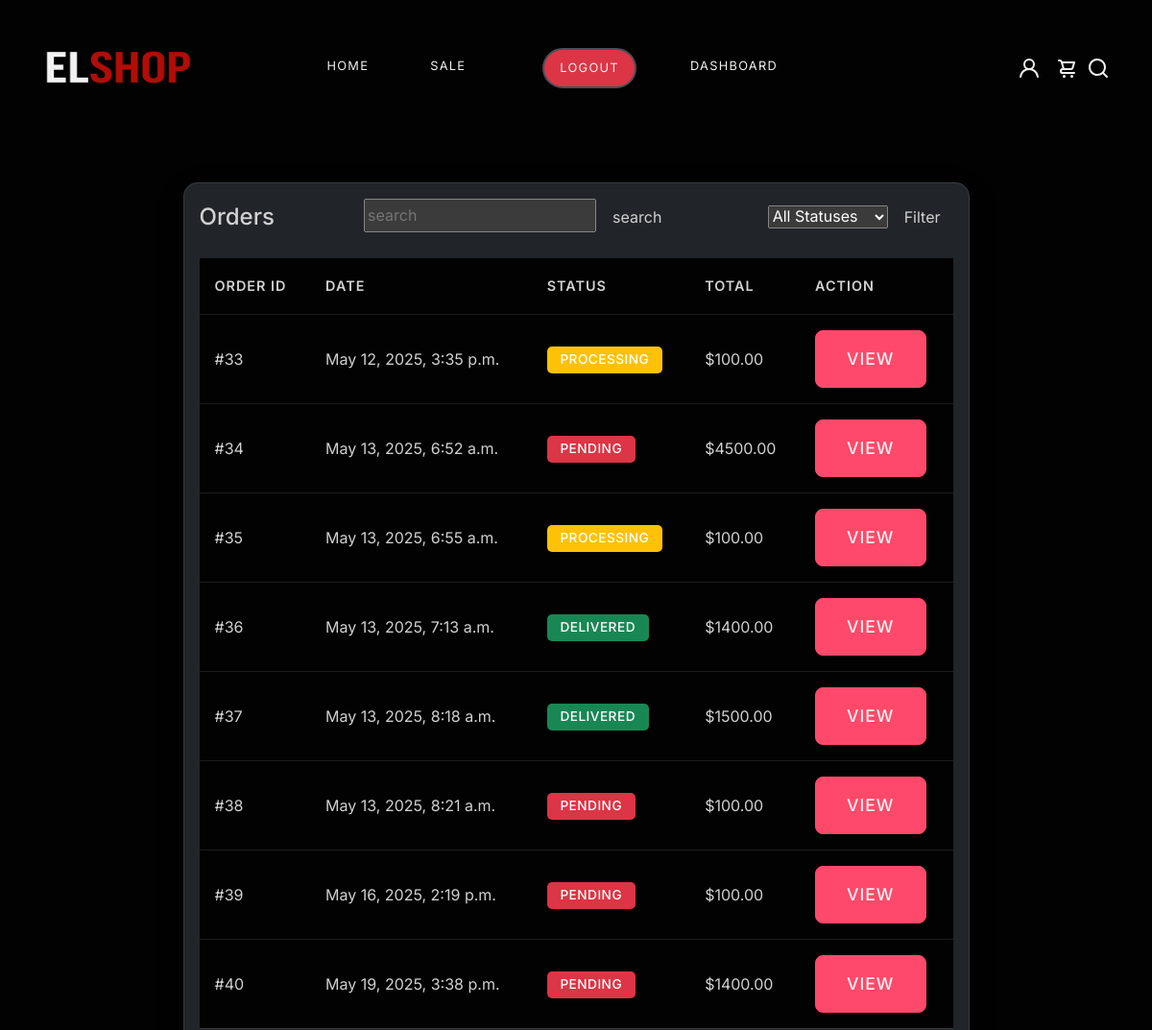
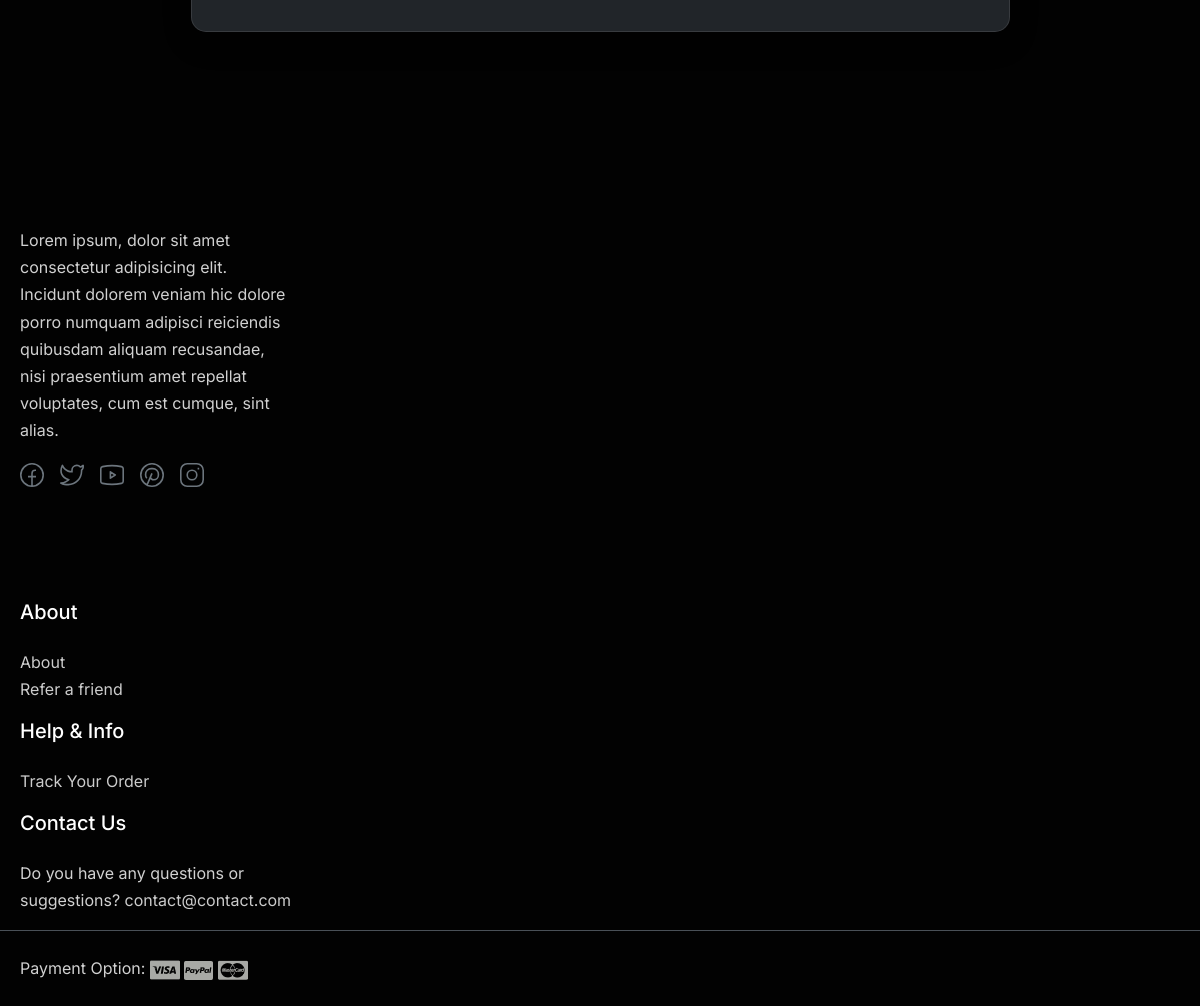
Screenshot of /dashboard/orders/ (signed in) with the database file from the repository (2 pictures, top to bottom).
### payment/models.py (models this page shows, shortened)
class Order(models.Model):
    STATUS_ORDER = (
        ("pending","PEDING"),
        ("processing","PROCESSING"),
        ("cancelled","CANCELLED"),
        ("delivered","DELIVERED")
    )
    user = models.ForeignKey(User,on_delete=models.CASCADE)
    address = models.ForeignKey(AddressUser,on_delete=models.CASCADE)
    shiped_date = models.DateTimeField(blank=True,null=True)
    date_ordered = models.DateTimeField(auto_now_add=True)
    date_payed = models.DateTimeField(blank=True,null=True)
    invoice = models.CharField(max_length=255,blank=True,null=True)
    payer_id = models.CharField(max_length=255,blank=True,null=True)
    order_status = models.CharField(choices=STATUS_ORDER,default="pending")
    amount = models.DecimalField(max_digits=10,decimal_places=2)

### dashboard/views.py (the view)
# urls.py: path("orders/",views.order_dashboard,name="order_dashboard"),
def order_dashboard(request):
    if request.user.is_authenticated and (request.user.is_staff , request.user.is_superuser):
        queryset = Order.objects.all().select_related("user")
        order_filter = OrderFilter(request.GET,queryset=queryset)
        return render(request,"dashboard/order_dashboard.html",{"filter":order_filter,"orders":order_filter.qs})
    return redirect("home")

### cart/cart.py (called while the page is built)
    def __len__(self):
        return len(self.cart)

### cart/context_processors.py (called while the page is built)
def cart(request):
    return {"cart":Cart(request)}

### templates/dashboard/order_dashboard.html (shortened to what this page needs)
{% extends 'index.html' %}
{% load static %}
{% block content %}
{% if perms.payment.view_order %}
  <section class="account py-5">
    <div class="container">
      <div class="row justify-content-center">
        <div class="col-lg-9">
          <div class="tab-content">
            <div>
              <div class="card">
                <div class="card-body">
                  <div class="d-flex justify-content-between align-items-center mb-4">
                    <h4 class="card-title mb-0">Orders</h4>
                    <form action="" method="GET"><input type="text" name="search" value="{{request.GET.search}}" placeholder="search"><button class="btn mx-1">search</button></form>
                    <form action="" method="GET" class="d-flex"><div class="d-inline mt-1 me-1">{{filter.form.order_status}}</div> <button class="btn">Filter</button></form>
                  </div>
                  <div class="table-responsive">
                    <table class="table">
                      <thead>
                        <tr>
                          <th>Order ID</th>
                          <th>Date</th>
                          <th>Status</th>
                          <th>Total</th>
                          <th>Action</th>
                        </tr>
                      </thead>
                      <tbody>
                        {% for order in orders %}
                          <tr>
                            <td>#{{order.id}}</td>
                            <td>{{order.date_ordered}}</td>
                            {% if order.order_status == "delivered" %}
                              <td><span class="badge bg-success" >{{order.order_status}}</span></td>
                            {% elif order.order_status == 'processing' %}
                              <td><span class="badge bg-warning" >{{order.order_status}}</span></td>
                            {% else %}
                              <td><span class="badge bg-danger" >{{order.order_status}}</span></td>
                            {% endif %}
                            <td>${{order.amount}}</td>
                            <td><a href="{% url 'D_order' order.id %}" class="btn btn-sm btn-primary">View</a></td>
                          </tr>
                        {% endfor %}
                    </table>
                  </div>
                </div>
              </div>
            </div>
          </div>
        </div>
      </div>
    </div>
  </section>
{% endif %}
{% endblock content %}

### static/css/style.css (style rules this page uses)
body { --heading-font: "Inter", Roboto, sans-serif; --heading-font-weight: 500; --heading-color: var(--bs-dark); --heading-line-height: 1.24; --swiper-theme-color: var(--bs-primary); --swiper-pagination-bottom: 0; --swiper-pagination-bullet-inactive-color: #fff; --swiper-pagination-bullet-inactive-opacity: 1; --swiper-pagination-bullet-horizontal-gap: 15px; --swiper-pagination-bullet-size: 7px; --swiper-pagination-bullet-width: 7px; --custom-easing: cubic-bezier(.17,.67,.83,.67); --bs-body-font-family: "Inter", Roboto, sans-serif; --bs-body-font-size: 1rem; --bs-body-font-weight: 400; --bs-body-line-height: 1.7; --bs-body-color: #8f8f8f; --bs-body-color-rgb: 143, 143, 143; --bs-primary: #FF496A; --bs-primary-dark: #af2c44; --bs-secondary: #6c757d; --bs-black: #020202; --bs-light: #F1F1F0; --bs-dark: #212529; --bs-gray: #9aa1a7; --bs-gray-dark: #51565b; --bs-primary-rgb: 255, 73, 106; --bs-secondary-rgb: 108, 117, 125; --bs-black-rgb: 2, 2, 2; --bs-light-rgb: 241, 241, 240; --bs-dark-rgb: 33, 37, 41; --bs-link-color: var(--bs-dark); --bs-link-color-rgb: 17, 17, 17; --bs-link-decoration: underline; --bs-link-hover-color: var(--bs-primary); --bs-link-hover-color-rgb: 17, 17, 17; }
h1, .h1, h2, .h2, h3, .h3, h4, .h4, h5, .h5, h6, .h6 { font-family: var(--heading-font); font-weight: var(--heading-font-weight); color: var(--heading-color); line-height: var(--heading-line-height); }
a { text-decoration: none; transition: all 0.3s ease-out; }
.btn { --bs-btn-border-radius: 0; }
.btn-primary { --bs-btn-color: #fff; --bs-btn-bg: var(--bs-primary); --bs-btn-border-color: var(--bs-primary); --bs-btn-hover-color: #fff; --bs-btn-hover-bg: var(--bs-primary-dark); --bs-btn-hover-border-color: var(--bs-primary-dark); --bs-btn-focus-shadow-rgb: 49, 132, 253; --bs-btn-active-color: #fff; --bs-btn-active-bg: var(--bs-secondary); --bs-btn-active-border-color: var(--bs-secondary); --bs-btn-active-shadow: inset 0 3px 5px rgba(0, 0, 0, 0.125); --bs-btn-disabled-color: #fff; --bs-btn-disabled-bg: var(--bs-primary); --bs-btn-disabled-border-color: var(--bs-primary); }
[data-bs-theme=dark] { color-scheme: dark; --heading-color: #fff; --bs-link-color: #CCCCCC; --bs-link-hover-color: var(--bs-primary); --bs-link-color-rgb: 204, 204, 204; --bs-link-hover-color-rgb: var(--bs-primary-rgb); --bs-body-color: #d1d1d1; --bs-body-bg: #020202; --bs-body-bg-rgb: 2, 2, 2; }
.container, .container-fluid, .container-lg, .container-md, .container-sm, .container-xl, .container-xxl { --bs-gutter-x: 2.5rem; }
.tab-content { color: var(--bs-gray); line-height: 1.8; }
.account { padding-top: 100px; background-color: var(--bs-body-bg); min-height: calc(100vh - 100px); }
.account .card { background-color: var(--bs-dark); border: 1px solid rgba(255, 255, 255, 0.1); box-shadow: 0 10px 30px rgba(0, 0, 0, 0.2); transition: all 0.3s ease; border-radius: 15px; overflow: hidden; }
.account .table { color: var(--bs-body-color); font-family: var(--bs-body-font-family); }
.account .table th { border-bottom-color: rgba(255, 255, 255, 0.1); font-weight: 600; text-transform: uppercase; font-size: 0.9rem; letter-spacing: 1px; padding: 1rem; }
.account .table td { border-bottom-color: rgba(255, 255, 255, 0.1); vertical-align: middle; padding: 1rem; }
.account .badge { font-weight: 500; padding: 0.5em 1em; border-radius: 5px; font-size: 0.85rem; text-transform: uppercase; letter-spacing: 0.5px; }
.account .btn-primary { background-color: var(--bs-primary); border-color: var(--bs-primary); color: var(--bs-light); font-family: var(--heading-font); font-weight: 500; text-transform: uppercase; letter-spacing: 1px; padding: 1rem 2rem; transition: all 0.3s ease; border-radius: 8px; height: 60px; font-size: 1.1rem; }

### rows the page displays
Order: id "33", date_ordered "May 12, 2025, 3:35 p.m.", order_status "PROCESSING", amount "100.00"
Order: id "34", date_ordered "May 13, 2025, 6:52 a.m.", order_status "PENDING", amount "4500.00"
Order: id "35", date_ordered "May 13, 2025, 6:55 a.m.", order_status "PROCESSING", amount "100.00"
Order: id "36", date_ordered "May 13, 2025, 7:13 a.m.", order_status "DELIVERED", amount "1400.00"
Order: id "37", date_ordered "May 13, 2025, 8:18 a.m.", order_status "DELIVERED", amount "1500.00"
Order: id "38", date_ordered "May 13, 2025, 8:21 a.m.", order_status "PENDING", amount "100.00"
Order: id "39", date_ordered "May 16, 2025, 2:19 p.m.", order_status "PENDING", amount "100.00"
Order: id "40", date_ordered "May 19, 2025, 3:38 p.m.", order_status "PENDING", amount "1400.00"
